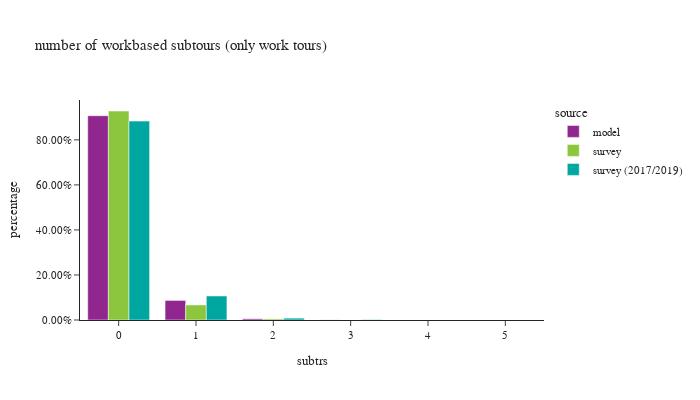

Notebook source saved alongside this figure:
### Code cell
test = wk_tour.loc[wk_tour['subtrs']!=11].copy()
df_plot = test.groupby(['source','subtrs'])['toexpfac'].sum().reset_index()
df_plot['percentage'] = df_plot.groupby(['source'], group_keys=False)['toexpfac']. \
    apply(lambda x: x / float(x.sum()))

df_plot_ct = test.groupby(['source','subtrs'])['toexpfac'].count().reset_index(). \
    rename(columns={'toexpfac':'sample count'})
df_plot = df_plot.merge(df_plot_ct, on=['source','subtrs'])

fig = px.bar(df_plot.sort_values(by=['source']), x="subtrs", y="percentage", color="source",
             barmode="group",hover_data=['sample count'],title="number of workbased subtours (only work tours)")
fig.update_layout(height=400, width=700, font=dict(size=11),
                  xaxis = dict(dtick = 1, categoryorder='category ascending'),
                  yaxis=dict(tickformat=".2%"))
fig.show()

### Figure 1 — Plotly figure (JSON) as saved in the notebook; plotly's stock layout.template omitted (floating-point values rounded to 4 significant figures)
{"data": [{"alignmentgroup": "True", "customdata": [[1339079], [128376], [7899], [613], [66]], "hovertemplate": "source=model<br>subtrs=%{x}<br>percentage=%{y}<br>sample count=%{customdata[0]}<extra></extra>", "legendgroup": "model", "marker": {"color": "#91268F", "pattern": {"shape": ""}}, "name": "model", "offsetgroup": "model", "orientation": "v", "showlegend": true, "textposition": "auto", "type": "bar", "x": [0, 1, 2, 3, 4], "xaxis": "x", "y": [0.9072, 0.08697, 0.005352, 0.0004153, 4.471e-05], "yaxis": "y"}, {"alignmentgroup": "True", "customdata": [[2330], [223], [19], [2], [2]], "hovertemplate": "source=survey<br>subtrs=%{x}<br>percentage=%{y}<br>sample count=%{customdata[0]}<extra></extra>", "legendgroup": "survey", "marker": {"color": "#8CC63E", "pattern": {"shape": ""}}, "name": "survey", "offsetgroup": "survey", "orientation": "v", "showlegend": true, "textposition": "auto", "type": "bar", "x": [0, 1, 2, 3, 4], "xaxis": "x", "y": [0.9282, 0.06682, 0.004926, 2.526e-05, 1.956e-05], "yaxis": "y"}, {"alignmentgroup": "True", "customdata": [[7286], [1007], [82], [7], [1], [1]], "hovertemplate": "source=survey (2017/2019)<br>subtrs=%{x}<br>percentage=%{y}<br>sample count=%{customdata[0]}<extra></extra>", "legendgroup": "survey (2017/2019)", "marker": {"color": "#00A7A0", "pattern": {"shape": ""}}, "name": "survey (2017/2019)", "offsetgroup": "survey (2017/2019)", "orientation": "v", "showlegend": true, "textposition": "auto", "type": "bar", "x": [0, 1, 2, 3, 4, 5], "xaxis": "x", "y": [0.8833, 0.1067, 0.00827, 0.001693, 7.141e-07, 7.141e-07], "yaxis": "y"}], "layout": {"barmode": "group", "font": {"size": 11}, "height": 400, "legend": {"title": {"text": "source"}, "tracegroupgap": 0}, "title": {"text": "number of workbased subtours (only work tours)"}, "width": 700, "xaxis": {"anchor": "y", "categoryorder": "category ascending", "domain": [0.0, 1.0], "dtick": 1, "title": {"text": "subtrs"}}, "yaxis": {"anchor": "x", "domain": [0.0, 1.0], "tickformat": ".2%", "title": {"text": "percentage"}}}}
